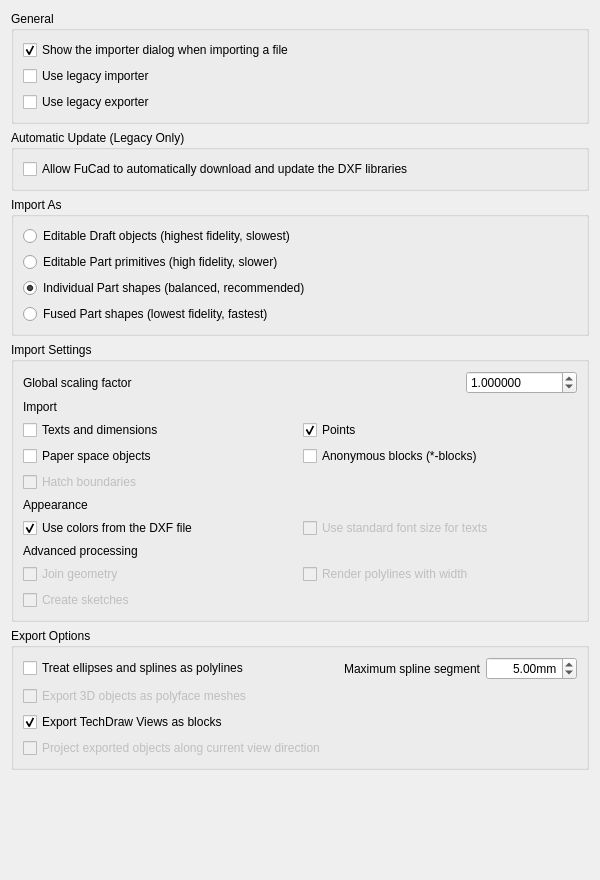
<?xml version="1.0" encoding="UTF-8"?>
<ui version="4.0">
 <class>Gui::Dialog::DlgSettingsDraft</class>
 <widget class="QWidget" name="Gui::Dialog::DlgSettingsDraft">
  <property name="geometry">
   <rect>
    <x>0</x>
    <y>0</y>
    <width>600</width>
    <height>880</height>
   </rect>
  </property>
  <property name="windowTitle">
   <string>DXF</string>
  </property>
  <layout class="QVBoxLayout" name="verticalLayout_Main">
   <item>
    <widget class="QGroupBox" name="groupBox_General">
     <property name="title">
      <string>General</string>
     </property>
     <layout class="QVBoxLayout" name="verticalLayout_General">
      <item>
       <widget class="Gui::PrefCheckBox" name="checkBox_dxfShowDialog">
        <property name="toolTip">
         <string>If checked, this preferences dialog will be shown each time you import or export
a DXF file.</string>
        </property>
        <property name="text">
         <string>Show the importer dialog when importing a file</string>
        </property>
        <property name="checked">
         <bool>true</bool>
        </property>
        <property name="prefEntry" stdset="0">
         <cstring>dxfShowDialog</cstring>
        </property>
        <property name="prefPath" stdset="0">
         <cstring>Mod/Draft</cstring>
        </property>
       </widget>
      </item>
      <item>
       <widget class="Gui::PrefCheckBox" name="checkBox_dxfUseLegacyImporter">
        <property name="toolTip">
         <string>Use the legacy Python importer. This importer is more feature-complete but slower and requires an external library.</string>
        </property>
        <property name="text">
         <string>Use legacy importer</string>
        </property>
        <property name="prefEntry" stdset="0">
         <cstring>dxfUseLegacyImporter</cstring>
        </property>
        <property name="prefPath" stdset="0">
         <cstring>Mod/Draft</cstring>
        </property>
       </widget>
      </item>
      <item>
       <widget class="Gui::PrefCheckBox" name="checkBox_dxfUseLegacyExporter">
        <property name="toolTip">
         <string>Use the legacy Python exporter. This exporter is more feature-complete but slower and requires an external library.</string>
        </property>
        <property name="text">
         <string>Use legacy exporter</string>
        </property>
        <property name="prefEntry" stdset="0">
         <cstring>dxfUseLegacyExporter</cstring>
        </property>
        <property name="prefPath" stdset="0">
         <cstring>Mod/Draft</cstring>
        </property>
       </widget>
      </item>
     </layout>
    </widget>
   </item>
   <item>
    <widget class="QGroupBox" name="groupBox_AutoUpdate">
     <property name="title">
      <string>Automatic Update (Legacy Only)</string>
     </property>
     <layout class="QVBoxLayout" name="verticalLayout_AutoUpdate">
      <item>
       <widget class="Gui::PrefCheckBox" name="checkBox_dxfAllowDownload">
        <property name="toolTip">
         <string>If checked, FreeCAD is allowed to download and update the Python libraries
required by the legacy importer. This can also be done manually by installing
the 'dxf_library' addon from the Addon Manager.</string>
        </property>
        <property name="text">
         <string>Allow FuCad to automatically download and update the DXF libraries</string>
        </property>
        <property name="prefEntry" stdset="0">
         <cstring>dxfAllowDownload</cstring>
        </property>
        <property name="prefPath" stdset="0">
         <cstring>Mod/Draft</cstring>
        </property>
       </widget>
      </item>
     </layout>
    </widget>
   </item>
   <item>
    <widget class="QGroupBox" name="groupBox_ImportAs">
     <property name="title">
      <string>Import As</string>
     </property>
     <layout class="QVBoxLayout" name="verticalLayout_ImportAs">
      <item>
       <widget class="Gui::PrefRadioButton" name="radio_ImportAs_Draft">
        <property name="enabled">
         <bool>true</bool>
        </property>
        <property name="toolTip">
         <string>Creates fully parametric Draft objects. Block definitions are imported as
reusable objects (Part Compounds) and instances become `App::Link` objects,
maintaining the block structure. Best for full integration with the Draft
workbench. </string>
        </property>
        <property name="text">
         <string>Editable Draft objects (highest fidelity, slowest)</string>
        </property>
        <property name="prefEntry" stdset="0">
         <cstring>dxfImportAsDraft</cstring>
        </property>
        <property name="prefPath" stdset="0">
         <cstring>Mod/Draft</cstring>
        </property>
        <property name="prefRadioButtonGroup" stdset="0">
         <string>DxfImportMode</string>
        </property>
        <property name="prefRadioButtonValue" stdset="0">
         <number>0</number>
        </property>
       </widget>
      </item>
      <item>
       <widget class="Gui::PrefRadioButton" name="radio_ImportAs_Primitives">
        <property name="enabled">
         <bool>true</bool>
        </property>
        <property name="toolTip">
         <string>Creates parametric Part objects (e.g., Part::Line, Part::Circle). Block
definitions are imported as reusable objects (Part Compounds) and instances
become `App::Link` objects, maintaining the block structure. Best for
script-based post-processing and Part workbench integration.</string>
        </property>
        <property name="text">
         <string>Editable Part primitives (high fidelity, slower)</string>
        </property>
        <property name="prefEntry" stdset="0">
         <cstring>dxfImportAsPrimitives</cstring>
        </property>
        <property name="prefPath" stdset="0">
         <cstring>Mod/Draft</cstring>
        </property>
        <property name="prefRadioButtonGroup" stdset="0">
         <string>DxfImportMode</string>
        </property>
        <property name="prefRadioButtonValue" stdset="0">
         <number>1</number>
        </property>
       </widget>
      </item>
      <item>
       <widget class="Gui::PrefRadioButton" name="radio_ImportAs_Shapes">
        <property name="toolTip">
         <string>Creates a non-parametric shape for each DXF entity. Block definitions are
imported as reusable objects (Part Compounds) and instances become `App::Link`
objects, maintaining the block structure. Good for referencing and measuring.</string>
        </property>
        <property name="text">
         <string>Individual Part shapes (balanced, recommended)</string>
        </property>
        <property name="checked">
         <bool>true</bool>
        </property>
        <property name="prefEntry" stdset="0">
         <cstring>dxfImportAsShapes</cstring>
        </property>
        <property name="prefPath" stdset="0">
         <cstring>Mod/Draft</cstring>
        </property>
        <property name="prefRadioButtonGroup" stdset="0">
         <string>DxfImportMode</string>
        </property>
        <property name="prefRadioButtonValue" stdset="0">
         <number>2</number>
        </property>
       </widget>
      </item>
      <item>
       <widget class="Gui::PrefRadioButton" name="radio_ImportAs_Fused">
        <property name="toolTip">
         <string>Merges all geometry per layer into a single, non-editable shape. Block
structures are not preserved; their geometry becomes part of the layer's
shape. Best for importing and viewing very large files with maximum performance.</string>
        </property>
        <property name="text">
         <string>Fused Part shapes (lowest fidelity, fastest)</string>
        </property>
        <property name="prefEntry" stdset="0">
         <cstring>dxfImportAsFused</cstring>
        </property>
        <property name="prefPath" stdset="0">
         <cstring>Mod/Draft</cstring>
        </property>
        <property name="prefRadioButtonGroup" stdset="0">
         <string>DxfImportMode</string>
        </property>
        <property name="prefRadioButtonValue" stdset="0">
         <number>3</number>
        </property>
       </widget>
      </item>
     </layout>
    </widget>
   </item>
   <item>
    <widget class="QGroupBox" name="groupBox_ImportSettings">
     <property name="title">
      <string>Import Settings</string>
     </property>
     <layout class="QVBoxLayout" name="verticalLayout_ImportSettings">
      <item>
       <layout class="QHBoxLayout" name="horizontalLayout_Scaling">
        <item>
         <widget class="QLabel" name="label_dxfScaling">
          <property name="text">
           <string>Global scaling factor</string>
          </property>
         </widget>
        </item>
        <item>
         <spacer name="horizontalSpacer_1">
          <property name="orientation">
           <enum>Qt::Horizontal</enum>
          </property>
          <property name="sizeHint" stdset="0">
           <size>
            <width>40</width>
            <height>20</height>
           </size>
          </property>
         </spacer>
        </item>
        <item>
         <widget class="Gui::PrefDoubleSpinBox" name="spinBox_dxfScaling">
          <property name="toolTip">
           <string>Scale factor to apply to DXF files on import. The factor is the conversion
between the DXF file's unit and millimeters. Example: for files in
millimeters: 1, in centimeters: 10, in meters: 1000, in inches: 25.4,
in feet: 304.8</string>
          </property>
          <property name="decimals">
           <number>6</number>
          </property>
          <property name="maximum">
           <double>999999.999998999992386</double>
          </property>
          <property name="value">
           <double>1.000000000000000</double>
          </property>
          <property name="prefEntry" stdset="0">
           <cstring>dxfScaling</cstring>
          </property>
          <property name="prefPath" stdset="0">
           <cstring>Mod/Draft</cstring>
          </property>
         </widget>
        </item>
       </layout>
      </item>
      <item>
       <widget class="QLabel" name="label_ImportContent">
        <property name="text">
         <string>Import</string>
        </property>
       </widget>
      </item>
      <item>
       <layout class="QGridLayout" name="gridLayout_Import">
        <item row="0" column="0">
         <widget class="Gui::PrefCheckBox" name="checkBox_dxftext">
          <property name="toolTip">
           <string>If checked, text, mtext, and dimension entities will be imported as Draft objects</string>
          </property>
          <property name="text">
           <string>Texts and dimensions</string>
          </property>
          <property name="prefEntry" stdset="0">
           <cstring>dxftext</cstring>
          </property>
          <property name="prefPath" stdset="0">
           <cstring>Mod/Draft</cstring>
          </property>
         </widget>
        </item>
        <item row="0" column="1">
         <widget class="Gui::PrefCheckBox" name="checkBox_dxfImportPoints">
          <property name="toolTip">
           <string>If checked, point entities will be imported</string>
          </property>
          <property name="text">
           <string>Points</string>
          </property>
          <property name="checked">
           <bool>true</bool>
          </property>
          <property name="prefEntry" stdset="0">
           <cstring>dxfImportPoints</cstring>
          </property>
          <property name="prefPath" stdset="0">
           <cstring>Mod/Draft</cstring>
          </property>
         </widget>
        </item>
        <item row="1" column="0">
         <widget class="Gui::PrefCheckBox" name="checkBox_dxflayout">
          <property name="toolTip">
           <string>If checked, entities from the paper space will also be imported. By default,
only model space is imported</string>
          </property>
          <property name="text">
           <string>Paper space objects</string>
          </property>
          <property name="prefEntry" stdset="0">
           <cstring>dxflayout</cstring>
          </property>
          <property name="prefPath" stdset="0">
           <cstring>Mod/Draft</cstring>
          </property>
         </widget>
        </item>
        <item row="1" column="1">
         <widget class="Gui::PrefCheckBox" name="checkBox_dxfstarblocks">
          <property name="toolTip">
           <string>If checked, anonymous blocks (whose names begin with *) will also be imported.
These are often used for hatches and dimensions</string>
          </property>
          <property name="text">
           <string>Anonymous blocks (*-blocks)</string>
          </property>
          <property name="prefEntry" stdset="0">
           <cstring>dxfstarblocks</cstring>
          </property>
          <property name="prefPath" stdset="0">
           <cstring>Mod/Draft</cstring>
          </property>
         </widget>
        </item>
        <item row="2" column="0">
         <widget class="Gui::PrefCheckBox" name="checkBox_importDxfHatches">
          <property name="enabled">
           <bool>false</bool>
          </property>
          <property name="toolTip">
           <string>If checked, the boundaries of hatch objects will be imported as closed wires.
(Legacy importer only)</string>
          </property>
          <property name="text">
           <string>Hatch boundaries</string>
          </property>
          <property name="prefEntry" stdset="0">
           <cstring>importDxfHatches</cstring>
          </property>
          <property name="prefPath" stdset="0">
           <cstring>Mod/Draft</cstring>
          </property>
         </widget>
        </item>
       </layout>
      </item>
      <item>
       <widget class="QLabel" name="label_Appearance">
        <property name="text">
         <string>Appearance</string>
        </property>
       </widget>
      </item>
      <item>
       <layout class="QGridLayout" name="gridLayout_Appearance">
        <item row="0" column="0">
         <widget class="Gui::PrefCheckBox" name="checkBox_dxfGetOriginalColors">
          <property name="toolTip">
           <string>If checked, colors will be set as specified in the DXF file whenever
possible. Otherwise, default FreeCAD colors are applied</string>
          </property>
          <property name="text">
           <string>Use colors from the DXF file</string>
          </property>
          <property name="checked">
           <bool>true</bool>
          </property>
          <property name="prefEntry" stdset="0">
           <cstring>dxfGetOriginalColors</cstring>
          </property>
          <property name="prefPath" stdset="0">
           <cstring>Mod/Draft</cstring>
          </property>
         </widget>
        </item>
        <item row="0" column="1">
         <widget class="Gui::PrefCheckBox" name="checkBox_dxfStdSize">
          <property name="enabled">
           <bool>false</bool>
          </property>
          <property name="toolTip">
           <string>If checked, imported texts will get the standard Draft text size, instead of
the size defined in the DXF document. (Legacy importer only)</string>
          </property>
          <property name="text">
           <string>Use standard font size for texts</string>
          </property>
          <property name="prefEntry" stdset="0">
           <cstring>dxfStdSize</cstring>
          </property>
          <property name="prefPath" stdset="0">
           <cstring>Mod/Draft</cstring>
          </property>
         </widget>
        </item>
       </layout>
      </item>
      <item>
       <widget class="QLabel" name="label_AdvancedProcessing">
        <property name="text">
         <string>Advanced processing</string>
        </property>
       </widget>
      </item>
      <item>
       <layout class="QGridLayout" name="gridLayout_Advanced">
        <item row="0" column="0">
         <widget class="Gui::PrefCheckBox" name="checkBox_joingeometry">
          <property name="enabled">
           <bool>false</bool>
          </property>
          <property name="toolTip">
           <string>If checked, the legacy importer will attempt to join coincident geometric
objects into wires. This can be slow for large files. (Legacy importer only)</string>
          </property>
          <property name="text">
           <string>Join geometry</string>
          </property>
          <property name="prefEntry" stdset="0">
           <cstring>joingeometry</cstring>
          </property>
          <property name="prefPath" stdset="0">
           <cstring>Mod/Draft</cstring>
          </property>
         </widget>
        </item>
        <item row="0" column="1">
         <widget class="Gui::PrefCheckBox" name="checkBox_renderPolylineWidth">
          <property name="enabled">
           <bool>false</bool>
          </property>
          <property name="toolTip">
           <string>If checked, polylines that have a width property will be rendered as faces
representing that width. (Legacy importer only)</string>
          </property>
          <property name="text">
           <string>Render polylines with width</string>
          </property>
          <property name="prefEntry" stdset="0">
           <cstring>renderPolylineWidth</cstring>
          </property>
          <property name="prefPath" stdset="0">
           <cstring>Mod/Draft</cstring>
          </property>
         </widget>
        </item>
        <item row="1" column="0">
         <widget class="Gui::PrefCheckBox" name="checkBox_dxfCreateSketch">
          <property name="enabled">
           <bool>false</bool>
          </property>
          <property name="toolTip">
           <string>If checked, the legacy importer will attempt to create Sketcher objects
instead of Draft or Part objects. This overrides the 'Import As' setting</string>
          </property>
          <property name="text">
           <string>Create sketches</string>
          </property>
          <property name="prefEntry" stdset="0">
           <cstring>dxfCreateSketch</cstring>
          </property>
          <property name="prefPath" stdset="0">
           <cstring>Mod/Draft</cstring>
          </property>
         </widget>
        </item>
       </layout>
      </item>
     </layout>
    </widget>
   </item>
   <item>
    <widget class="QGroupBox" name="groupBox_ExportOptions">
     <property name="title">
      <string>Export Options</string>
     </property>
     <layout class="QVBoxLayout" name="verticalLayout_Export">
      <item>
       <layout class="QHBoxLayout" name="horizontalLayout_Discretize">
        <item>
         <widget class="Gui::PrefCheckBox" name="checkBox_DiscretizeEllipses">
          <property name="toolTip">
           <string>Ellipse export is poorly supported. Use this to export them as polylines instead.</string>
          </property>
          <property name="text">
           <string>Treat ellipses and splines as polylines</string>
          </property>
          <property name="prefEntry" stdset="0">
           <cstring>DiscretizeEllipses</cstring>
          </property>
          <property name="prefPath" stdset="0">
           <cstring>Mod/Draft</cstring>
          </property>
         </widget>
        </item>
        <item>
         <spacer name="horizontalSpacer_2">
          <property name="orientation">
           <enum>Qt::Horizontal</enum>
          </property>
          <property name="sizeHint" stdset="0">
           <size>
            <width>40</width>
            <height>20</height>
           </size>
          </property>
         </spacer>
        </item>
        <item>
         <widget class="QLabel" name="label_maxsegmentlength">
          <property name="text">
           <string>Maximum spline segment</string>
          </property>
          <property name="alignment">
           <set>Qt::AlignRight|Qt::AlignTrailing|Qt::AlignVCenter</set>
          </property>
         </widget>
        </item>
        <item>
         <widget class="Gui::PrefDoubleSpinBox" name="spinBox_maxsegmentlength">
          <property name="toolTip">
           <string>Maximum length of each of the polyline segments. '0' treats the whole spline as a straight segment.</string>
          </property>
          <property name="alignment">
           <set>Qt::AlignRight|Qt::AlignTrailing|Qt::AlignVCenter</set>
          </property>
          <property name="suffix">
           <string>mm</string>
          </property>
          <property name="maximum">
           <double>9999.989999999999782</double>
          </property>
          <property name="value">
           <double>5.000000000000000</double>
          </property>
          <property name="prefEntry" stdset="0">
           <cstring>maxsegmentlength</cstring>
          </property>
          <property name="prefPath" stdset="0">
           <cstring>Mod/Draft</cstring>
          </property>
         </widget>
        </item>
       </layout>
      </item>
      <item>
       <layout class="QHBoxLayout" name="horizontalLayout_Export3D">
        <item>
         <widget class="Gui::PrefCheckBox" name="checkBox_dxfmesh">
          <property name="enabled">
           <bool>false</bool>
          </property>
          <property name="toolTip">
           <string>All objects containing faces will be exported as 3D polyface meshes</string>
          </property>
          <property name="text">
           <string>Export 3D objects as polyface meshes</string>
          </property>
          <property name="prefEntry" stdset="0">
           <cstring>dxfmesh</cstring>
          </property>
          <property name="prefPath" stdset="0">
           <cstring>Mod/Draft</cstring>
          </property>
         </widget>
        </item>
       </layout>
      </item>
      <item>
       <layout class="QHBoxLayout" name="horizontalLayout_ExportTechDraw">
        <item>
         <widget class="Gui::PrefCheckBox" name="checkBox_dxfExportBlocks">
          <property name="toolTip">
           <string>TechDraw Views will be exported as blocks.
This might fail for post DXF R12 templates.</string>
          </property>
          <property name="text">
           <string>Export TechDraw Views as blocks</string>
          </property>
          <property name="checked">
           <bool>true</bool>
          </property>
          <property name="prefEntry" stdset="0">
           <cstring>dxfExportBlocks</cstring>
          </property>
          <property name="prefPath" stdset="0">
           <cstring>Mod/Draft</cstring>
          </property>
         </widget>
        </item>
       </layout>
      </item>
      <item>
       <layout class="QHBoxLayout" name="horizontalLayout_Project">
        <item>
         <widget class="Gui::PrefCheckBox" name="checkBox_dxfproject">
          <property name="enabled">
           <bool>false</bool>
          </property>
          <property name="toolTip">
           <string>Exported objects will be projected to reflect the current view direction</string>
          </property>
          <property name="text">
           <string>Project exported objects along current view direction</string>
          </property>
          <property name="prefEntry" stdset="0">
           <cstring>dxfproject</cstring>
          </property>
          <property name="prefPath" stdset="0">
           <cstring>Mod/Draft</cstring>
          </property>
         </widget>
        </item>
       </layout>
      </item>
     </layout>
    </widget>
   </item>
   <item>
    <spacer name="verticalSpacer">
     <property name="orientation">
      <enum>Qt::Vertical</enum>
     </property>
     <property name="sizeHint" stdset="0">
      <size>
       <width>20</width>
       <height>0</height>
      </size>
     </property>
    </spacer>
   </item>
  </layout>
 </widget>
 <customwidgets>
  <customwidget>
   <class>Gui::PrefCheckBox</class>
   <extends>QCheckBox</extends>
   <header>Gui/PrefWidgets.h</header>
  </customwidget>
  <customwidget>
   <class>Gui::PrefRadioButton</class>
   <extends>QRadioButton</extends>
   <header>Gui/PrefWidgets.h</header>
  </customwidget>
  <customwidget>
   <class>Gui::PrefDoubleSpinBox</class>
   <extends>QDoubleSpinBox</extends>
   <header>Gui/PrefWidgets.h</header>
  </customwidget>
 </customwidgets>
 <resources/>
 <connections>
  <connection>
   <sender>checkBox_dxfUseLegacyImporter</sender>
   <signal>toggled(bool)</signal>
   <receiver>checkBox_joingeometry</receiver>
   <slot>setEnabled(bool)</slot>
   <hints>
    <hint type="sourcelabel">
     <x>20</x>
     <y>20</y>
    </hint>
    <hint type="destinationlabel">
     <x>20</x>
     <y>20</y>
    </hint>
   </hints>
  </connection>
  <connection>
   <sender>checkBox_dxfUseLegacyImporter</sender>
   <signal>toggled(bool)</signal>
   <receiver>checkBox_renderPolylineWidth</receiver>
   <slot>setEnabled(bool)</slot>
   <hints>
    <hint type="sourcelabel">
     <x>20</x>
     <y>20</y>
    </hint>
    <hint type="destinationlabel">
     <x>20</x>
     <y>20</y>
    </hint>
   </hints>
  </connection>
  <connection>
   <sender>checkBox_dxfUseLegacyImporter</sender>
   <signal>toggled(bool)</signal>
   <receiver>checkBox_dxfStdSize</receiver>
   <slot>setEnabled(bool)</slot>
   <hints>
    <hint type="sourcelabel">
     <x>20</x>
     <y>20</y>
    </hint>
    <hint type="destinationlabel">
     <x>20</x>
     <y>20</y>
    </hint>
   </hints>
  </connection>
  <connection>
   <sender>checkBox_dxfUseLegacyImporter</sender>
   <signal>toggled(bool)</signal>
   <receiver>checkBox_importDxfHatches</receiver>
   <slot>setEnabled(bool)</slot>
   <hints>
    <hint type="sourcelabel">
     <x>20</x>
     <y>20</y>
    </hint>
    <hint type="destinationlabel">
     <x>20</x>
     <y>20</y>
    </hint>
   </hints>
  </connection>
  <connection>
   <sender>checkBox_dxfUseLegacyImporter</sender>
   <signal>toggled(bool)</signal>
   <receiver>checkBox_dxfCreateSketch</receiver>
   <slot>setEnabled(bool)</slot>
   <hints>
    <hint type="sourcelabel">
     <x>20</x>
     <y>20</y>
    </hint>
    <hint type="destinationlabel">
     <x>20</x>
     <y>20</y>
    </hint>
   </hints>
  </connection>
  <connection>
   <sender>checkBox_dxfCreateSketch</sender>
   <signal>toggled(bool)</signal>
   <receiver>groupBox_ImportAs</receiver>
   <slot>setDisabled(bool)</slot>
   <hints>
    <hint type="sourcelabel">
     <x>20</x>
     <y>20</y>
    </hint>
    <hint type="destinationlabel">
     <x>20</x>
     <y>20</y>
    </hint>
   </hints>
  </connection>
  <connection>
   <sender>checkBox_dxfUseLegacyExporter</sender>
   <signal>toggled(bool)</signal>
   <receiver>checkBox_dxfmesh</receiver>
   <slot>setEnabled(bool)</slot>
   <hints>
    <hint type="sourcelabel">
     <x>20</x>
     <y>20</y>
    </hint>
    <hint type="destinationlabel">
     <x>20</x>
     <y>20</y>
    </hint>
   </hints>
  </connection>
  <connection>
   <sender>checkBox_dxfUseLegacyExporter</sender>
   <signal>toggled(bool)</signal>
   <receiver>checkBox_dxfproject</receiver>
   <slot>setEnabled(bool)</slot>
   <hints>
    <hint type="sourcelabel">
     <x>20</x>
     <y>20</y>
    </hint>
    <hint type="destinationlabel">
     <x>20</x>
     <y>20</y>
    </hint>
   </hints>
  </connection>
  <connection>
   <sender>checkBox_dxfUseLegacyExporter</sender>
   <signal>toggled(bool)</signal>
   <receiver>checkBox_dxfmesh</receiver>
   <slot>setEnabled(bool)</slot>
   <hints>
    <hint type="sourcelabel">
     <x>20</x>
     <y>20</y>
    </hint>
    <hint type="destinationlabel">
     <x>20</x>
     <y>20</y>
    </hint>
   </hints>
  </connection>
  <connection>
   <sender>checkBox_dxfUseLegacyExporter</sender>
   <signal>toggled(bool)</signal>
   <receiver>checkBox_dxfproject</receiver>
   <slot>setEnabled(bool)</slot>
   <hints>
    <hint type="sourcelabel">
     <x>20</x>
     <y>20</y>
    </hint>
    <hint type="destinationlabel">
     <x>20</x>
     <y>20</y>
    </hint>
   </hints>
  </connection>
 </connections>
</ui>
